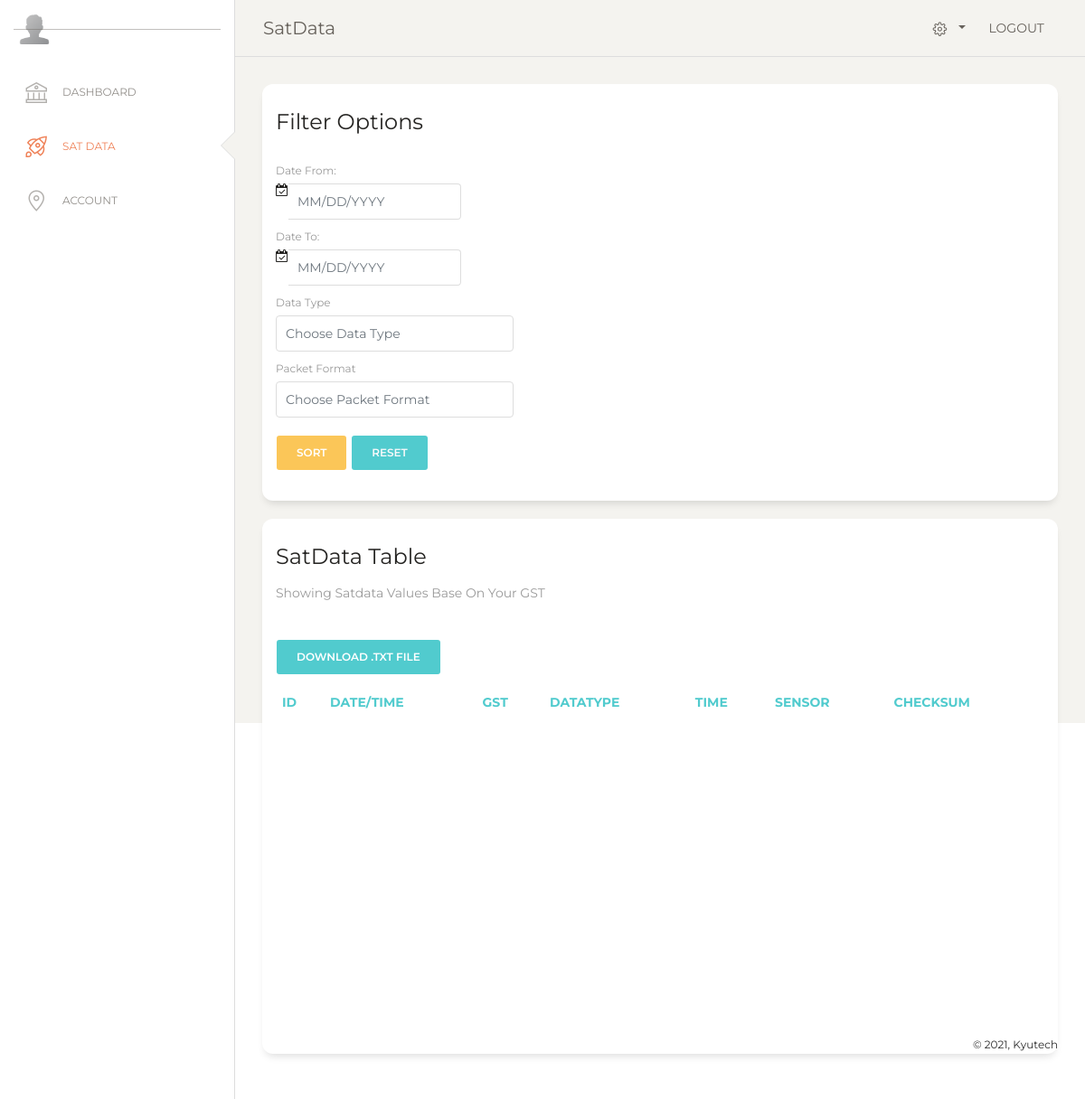
The page /pages/satdata.php?query=default (signed in) on the database as committed earlier.
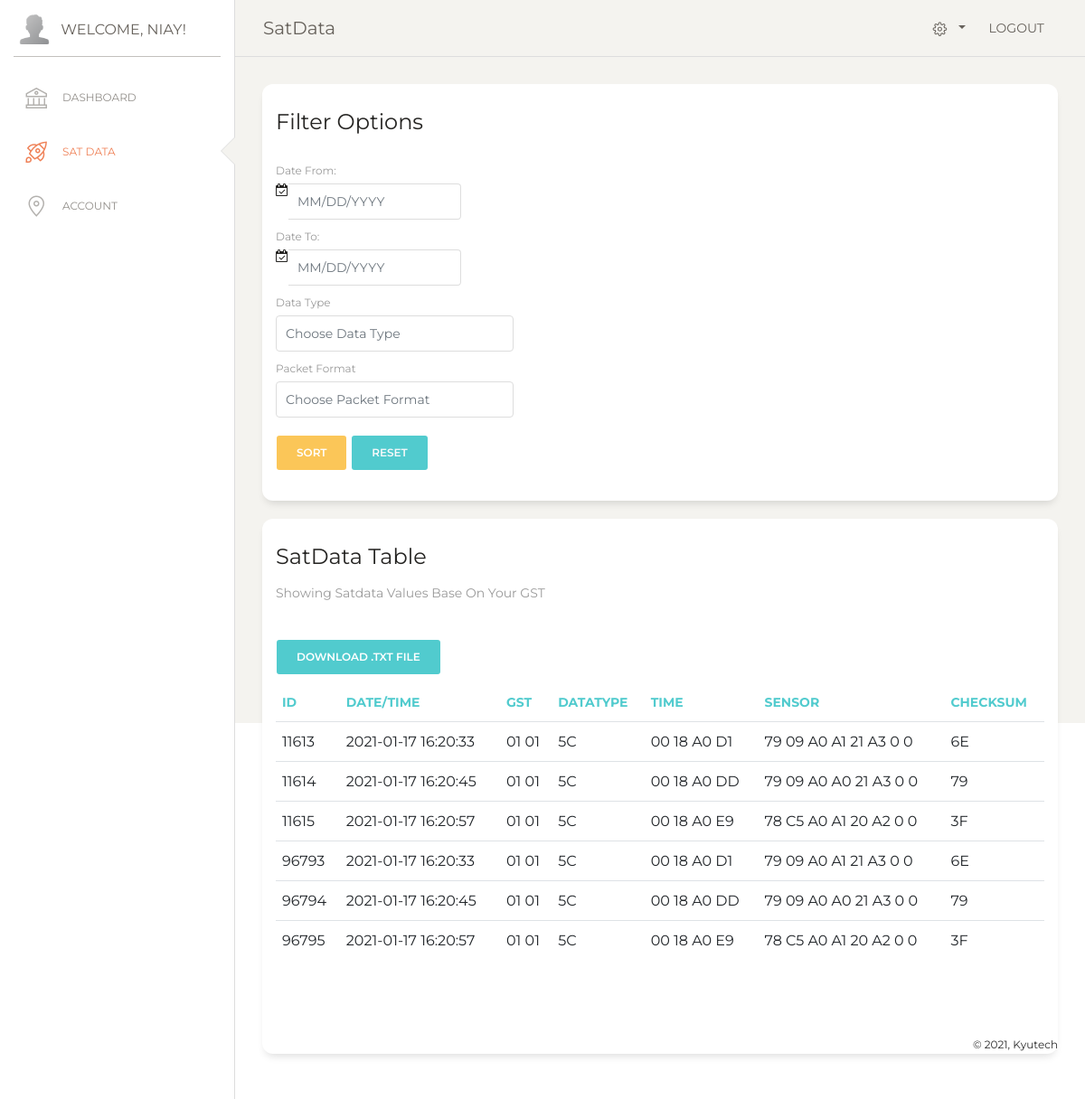
The same page on the database as committed later.
### tables this page shows
CREATE TABLE `satdata` (
  `idSatData` int(11) NOT NULL,
  `datetimeSatData` datetime NOT NULL,
  `gstidSatData` tinytext NOT NULL,
  `datatypeSatData` tinytext NOT NULL,
  `timeSatData` tinytext NOT NULL,
  `sensorSatData` tinytext NOT NULL,
  `checksumSatData` tinytext NOT NULL,
  `idSatMetaData` int(11) NOT NULL
);

### includes/classautoloader.inc.php (called while the page is built, shortened)
<?php
function myAutoLoader($className) {
    $url = $_SERVER['HTTP_HOST'].$_SERVER['REQUEST_URI'];
    if (strpos($url,'../includes') !== false) {
        $path = '.../classes/';
    } else {
        $path = '../classes/';
    }
    $extension = '.class.php';
}

### classes/dbh.class.php (called while the page is built, shortened)
<?php
 class Dbh {
     private $host = 'localhost';
     private $user = 'root';
     private $pwd = '';
     private $dbName = 'satdata';
     protected function connect() {
         $dsn = 'mysql:host='. $this->host .';dbname=' . $this->dbName;
         $pdo = new PDO($dsn,$this->user,$this->pwd);
         $pdo->setAttribute(PDO::ATTR_DEFAULT_FETCH_MODE,PDO::FETCH_ASSOC);
         return $pdo;
     }
 }

### classes/satdata.class.php (called while the page is built, shortened)
<?php
class SatData extends Dbh {
    protected function getAllBytesByGst($gst ,$argumentslist) {
        if ($argumentslist[0] == "0") {
            $sql = "SELECT * FROM satdata WHERE gstidSatData REGEXP ?";
            $stmt = $this->connect()->prepare($sql);
            $gst = '^'.$gst;
            $stmt->execute([$gst]);
        }
        $results = $stmt->fetchAll();
        return $results;
    }
}

### classes/satdataview.class.php (called while the page is built, shortened)
<?php
class SatDataView extends SatData {
    public function showAllBytesByGst($gst, $argumentslist) {
        $results = $this->getAllBytesByGst($gst, $argumentslist);
        return $results;
    }
}

### pages/satdata.php (the view, shortened to what the changed rows need)
<?php
  include "header.php";
      if (isset($_GET['query'])){
        $query = $_GET['query'];
      }
?>
</div>
<div class="main-panel" style="height: 100vh;">
  <div class="content">
    <div class="row">
      <div class="col-md-12">
        <div class="card">
          <div class="card-body">
            <div class="table-responsive scrollable">
              <table id="example" class="table-fixed table">
                <thead class=" text-primary">
                  <tr>
                    <th>ID</th>
                    <th>Date/Time</th>
                    <th>GST</th>
                    <th>DataType</th>
                    <th>Time</th>
                    <th>Sensor</th>
                    <th>Checksum</th>
                  </tr>
                </thead>
                <tbody>
                  <?php
                              if ($_SESSION['userPermission'] == 'Admin'){
                                  if ($query == "default"){
                                      $argumentslist[0] = "0";
                                      $showAllBytesObj = new SatDataView();
                                      $resultBytes = $showAllBytesObj -> showAllBytes($argumentslist);
                                  }
                                  else if ($query == "bydate") {
                                      $argumentslist[0] = "1";
                                      array_push($argumentslist, $newDateFrom , $newDateTo);
                                      $showAllBytesObj = new SatDataView();
                                      $resultBytes = $showAllBytesObj -> showAllBytes($argumentslist);
                                  }
                                  else if ($query == "bydatatype") {
                                      $argumentslist[0] = "2";
                                      array_push($argumentslist, $datatype);
                                      $showAllBytesObj = new SatDataView();
                                      $resultBytes = $showAllBytesObj -> showAllBytes($argumentslist);
                                  }
                                  else if ($query == "byboth") {
                                      $argumentslist[0] = "3";
                                      array_push($argumentslist, $datatype, $newDateFrom , $newDateTo);
                                      $showAllBytesObj = new SatDataView();
                                      $resultBytes = $showAllBytesObj -> showAllBytes($argumentslist);
                                  } else if ($query == "ontheday") {
                                      $argumentslist[0] = "4";
                                      array_push($argumentslist, $newDateOn);
                                      $showAllBytesObj = new SatDataView();
                                      $resultBytes = $showAllBytesObj -> showAllBytes($argumentslist);
                                  } else if ($query == "datatypeontheday") {
                                      $argumentslist[0] = "5";
                                      array_push($argumentslist, $datatype, $newDateOn);
                                      $showAllBytesObj = new SatDataView();
                                      $resultBytes = $showAllBytesObj -> showAllBytes($argumentslist);
                                  }
                              } else {
                                  if ($query == "default"){
                                      $argumentslist[0] = "0";
                                      $country = $_SESSION['userCountry'];
                                      $gst = getGst($country);
                                      $showAllBytesObj = new SatDataView();
                                      $resultBytes = $showAllBytesObj -> showAllBytesByGst($gst,$argumentslist);
                                  }
                              }
                              foreach ($resultBytes as $rowBytes){
                                  $idByte = $rowBytes['idSatData'];
                                  $gstByte = $rowBytes['gstidSatData'];
                                  $datatypeByte = $rowBytes['datatypeSatData'];
                                  $timeByte = $rowBytes['timeSatData'];
                                  $sensorByte = $rowBytes['sensorSatData'];
                                  $checksumByte = $rowBytes ['checksumSatData'];
                                  $finaldate = $rowBytes ['datetimeSatData'];
                                  echo '
                                  <tr>
                                      <td>'. $idByte .'</td>
                                      <td>'.$finaldate.'</td>
                                      <td>'. $gstByte.'</td>
                                      <td>'.$datatypeByte.'</td>
                                      <td>'.$timeByte.'</td>
                                      <td>'.$sensorByte.'</td>
                                      <td>'.$checksumByte.'</td>
                                  </tr>
                                  ';
                              }
                      ?>
                </tbody>
              </table>
            </div>
          </div>
        </div>
      </div>
    </div>
  </div>
  <?php
    include "footer.php";

### pages/header.php (shortened to what the changed rows need)
<?php
    include_once '../includes/classautoloader.inc.php';
    include '../includes/functions.inc.php';
?>
<!DOCTYPE html>
<html lang="en">
<head>
  <link rel="stylesheet" href="../assets/css/stylesheet.css">
  <link href="https://maxcdn.bootstrapcdn.com/font-awesome/latest/css/font-awesome.min.css" rel="stylesheet">
  <link href="../assets/css/bootstrap.min.css" rel="stylesheet" />
  <link href="../assets/css/paper-dashboard.css?v=2.0.1" rel="stylesheet" />
  <link href="../assets/demo/demo.css" rel="stylesheet" />
  <link rel="stylesheet" href="https://formden.com/static/cdn/bootstrap-iso12.css" />
                <link rel="stylesheet" href="https://cdnjs.cloudflare.com/ajax/libs/bootstrap-datepicker/1.4.1/css/bootstrap-datepicker3.css"/>
</head>
  <div class="wrapper">
    <div class="sidebar" data-color="white" data-active-color="danger">
      <div class="logo">
        <a class="simple-text logo-mini">
          <div class="logo-image-small">
          </div>
        </a>
        <a class="simple-text logo-normal">
            <?php
                if (isset($_SESSION['userUsername']) && $_SESSION['userPermission'] != 'Regular User' ) {
                  echo 'Welcome, '.$_SESSION['userUsername'].'!';
                }
            ?>
          </a>
        </div>

Rows that differ between the two databases and show on the page:
added satdata: idSatData "11613", datetimeSatData "2021-01-17 16:20:33", gstidSatData "01 01", datatypeSatData "5C", timeSatData "00 18 A0 D1", sensorSatData "79 09 A0 A1 21 A3 0 0", checksumSatData "6E"
added satdata: idSatData "11614", datetimeSatData "2021-01-17 16:20:45", gstidSatData "01 01", datatypeSatData "5C", timeSatData "00 18 A0 DD", sensorSatData "79 09 A0 A0 21 A3 0 0", checksumSatData "79"
added satdata: idSatData "11615", datetimeSatData "2021-01-17 16:20:57", gstidSatData "01 01", datatypeSatData "5C", timeSatData "00 18 A0 E9", sensorSatData "78 C5 A0 A1 20 A2 0 0", checksumSatData "3F"
added satdata: idSatData "96793", datetimeSatData "2021-01-17 16:20:33", gstidSatData "01 01", datatypeSatData "5C", timeSatData "00 18 A0 D1", sensorSatData "79 09 A0 A1 21 A3 0 0", checksumSatData "6E"
added satdata: idSatData "96794", datetimeSatData "2021-01-17 16:20:45", gstidSatData "01 01", datatypeSatData "5C", timeSatData "00 18 A0 DD", sensorSatData "79 09 A0 A0 21 A3 0 0", checksumSatData "79"
added satdata: idSatData "96795", datetimeSatData "2021-01-17 16:20:57", gstidSatData "01 01", datatypeSatData "5C", timeSatData "00 18 A0 E9", sensorSatData "78 C5 A0 A1 20 A2 0 0", checksumSatData "3F"
Other text that changed with them:
$_SESSION['userUsername']: (not shown) → "NIAY"
text now shown: "WELCOME, !"
